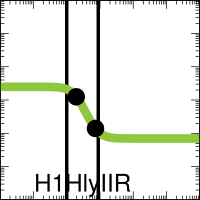

Here is the gnuplot script that generated this plot:

set output "SimAnnealing_1-alu_A000_xfer_model_H1_HlyIIR.eps"
set terminal postscript eps enhanced color "Helvetica, 35" size 2,2
set logscale x
set logscale y
set lmargin screen 0.0
set rmargin screen 1.0
set tmargin screen 1.0
set bmargin screen 0.0
set size ratio 1.0
set border linewidth 2
set tics scale 2
set mxtics 10
set mytics 10
set key bottom left
set key samplen -1
set xrange [0.001:1000.0]
set yrange [0.001:1000.0]
set format y "10^{%L}"    
set format x "10^{%L}"    
set format x ""    
set xlabel '00010001'
set arrow from 0.10079638663519258,0.001 to 0.10079638663519258,1000.0 nohead lw 10 lt 2 lc rgb '#000000'
set arrow from 0.8905516954118254,0.001 to 0.8905516954118254,1000.0 nohead lw 10 lt 2 lc rgb '#000000'
ymin = 0.07
ymax = 2.5
K = 0.19
n = 2.6
set dummy x

plot ymin+(ymax-ymin)/(1.0+(x/K)**n) lw 25 lc rgb '#8FC73E' title 'H1HlyIIR',\
 "<echo '1 2'" using (0.194258377):(1.2500000037910632)  with points pt 7 ps 4 lc rgb 'black' notitle,\
 "<echo '1 2'" using (0.735147282):(0.1400000000187563)  with points pt 7 ps 4 lc rgb 'black' notitle
